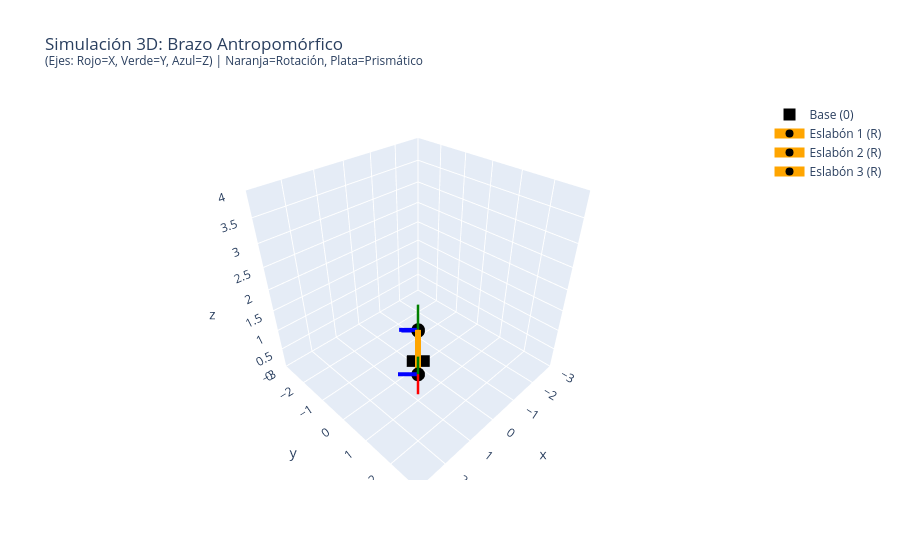

Notebook code for this chart:
### Markdown cell above
### 4.1 El Brazo Antropomórfico (Articulado) - RRR
Es la arquitectura que más se parece a un brazo humano (cintura, hombro, codo). Es el estándar para soldadura (KUKA, FANUC).
- **Articulaciones:** 3 de Rotación (Revolutas).

### Code cell
# Variables articulares (Juega cambiándolas)
q1, q2, q3 = 45, 30, -45  # Cintura, Hombro, Codo

dh_antropomorfico = [
    {'a': 0, 'alpha': 90, 'd': 1.0, 'theta': q1, 'type': 'R'},   # Link 1: Sube en Z y gira el eje Z a horizontal
    {'a': 1.5, 'alpha': 0, 'd': 0, 'theta': q2, 'type': 'R'},    # Link 2: Brazo
    {'a': 1.2, 'alpha': 0, 'd': 0, 'theta': q3, 'type': 'R'}     # Link 3: Antebrazo
]

plot_robot_dh(dh_antropomorfico, "Brazo Antropomórfico")

### Figure 1 — Plotly figure (JSON) as saved in the notebook; plotly's stock layout.template omitted (floating-point values rounded to 4 significant figures)
{"data": [{"marker": {"color": "black", "size": 12, "symbol": "square"}, "mode": "markers", "name": "Base (0)", "type": "scatter3d", "x": [0], "y": [0], "z": [0]}, {"line": {"color": "orange", "width": 12}, "marker": {"color": "black", "size": 8, "symbol": "circle"}, "mode": "lines+markers", "name": "Eslabón 1 (R)", "type": "scatter3d", "x": [0, 0], "y": [0, 0], "z": [0, 1]}, {"line": {"color": "red", "width": 5}, "mode": "lines", "showlegend": false, "type": "scatter3d", "x": [0, 0.3536], "y": [0, 0.3536], "z": [1, 1]}, {"line": {"color": "green", "width": 5}, "mode": "lines", "showlegend": false, "type": "scatter3d", "x": [0, -2.165e-17], "y": [0, 2.165e-17], "z": [1, 1.5]}, {"line": {"color": "blue", "width": 8}, "mode": "lines", "showlegend": false, "type": "scatter3d", "x": [0, 0.3536], "y": [0, -0.3536], "z": [1, 1]}, {"line": {"color": "orange", "width": 12}, "marker": {"color": "black", "size": 8, "symbol": "circle"}, "mode": "lines+markers", "name": "Eslabón 2 (R)", "type": "scatter3d", "x": [0, 0.9186], "y": [0, 0.9186], "z": [1, 1.75]}, {"line": {"color": "red", "width": 5}, "mode": "lines", "showlegend": false, "type": "scatter3d", "x": [0.9186, 1.225], "y": [0.9186, 1.225], "z": [1.75, 2]}, {"line": {"color": "green", "width": 5}, "mode": "lines", "showlegend": false, "type": "scatter3d", "x": [0.9186, 0.7418], "y": [0.9186, 0.7418], "z": [1.75, 2.183]}, {"line": {"color": "blue", "width": 8}, "mode": "lines", "showlegend": false, "type": "scatter3d", "x": [0.9186, 1.272], "y": [0.9186, 0.565], "z": [1.75, 1.75]}, {"line": {"color": "orange", "width": 12}, "marker": {"color": "black", "size": 8, "symbol": "circle"}, "mode": "lines+markers", "name": "Eslabón 3 (R)", "type": "scatter3d", "x": [0.9186, 1.738], "y": [0.9186, 1.738], "z": [1.75, 1.439]}, {"line": {"color": "red", "width": 5}, "mode": "lines", "showlegend": false, "type": "scatter3d", "x": [1.738, 2.08], "y": [1.738, 2.08], "z": [1.439, 1.31]}, {"line": {"color": "green", "width": 5}, "mode": "lines", "showlegend": false, "type": "scatter3d", "x": [1.738, 1.83], "y": [1.738, 1.83], "z": [1.439, 1.922]}, {"line": {"color": "blue", "width": 8}, "mode": "lines", "showlegend": false, "type": "scatter3d", "x": [1.738, 2.092], "y": [1.738, 1.385], "z": [1.439, 1.439]}], "layout": {"scene": {"aspectmode": "cube", "xaxis": {"range": [-3, 3]}, "yaxis": {"range": [-3, 3]}, "zaxis": {"range": [0, 4]}}, "title": {"text": "Simulación 3D: Brazo Antropomórfico <br><sup>(Ejes: Rojo=X, Verde=Y, Azul=Z) | Naranja=Rotación, Plata=Prismático</sup>"}}}
